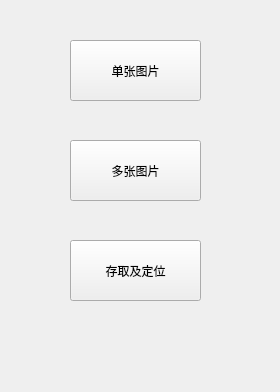
<?xml version="1.0" encoding="UTF-8"?>
<ui version="4.0">
 <class>MainWindow</class>
 <widget class="QMainWindow" name="MainWindow">
  <property name="geometry">
   <rect>
    <x>0</x>
    <y>0</y>
    <width>280</width>
    <height>392</height>
   </rect>
  </property>
  <property name="windowTitle">
   <string>试验平台</string>
  </property>
  <property name="animated">
   <bool>true</bool>
  </property>
  <widget class="QWidget" name="centralWidget">
   <widget class="QPushButton" name="OnePic">
    <property name="geometry">
     <rect>
      <x>70</x>
      <y>40</y>
      <width>131</width>
      <height>61</height>
     </rect>
    </property>
    <property name="text">
     <string>单张图片</string>
    </property>
   </widget>
   <widget class="QPushButton" name="MutiPic">
    <property name="geometry">
     <rect>
      <x>70</x>
      <y>140</y>
      <width>131</width>
      <height>61</height>
     </rect>
    </property>
    <property name="text">
     <string>多张图片</string>
    </property>
   </widget>
   <widget class="QPushButton" name="Ohters">
    <property name="geometry">
     <rect>
      <x>70</x>
      <y>240</y>
      <width>131</width>
      <height>61</height>
     </rect>
    </property>
    <property name="text">
     <string>存取及定位</string>
    </property>
   </widget>
  </widget>
 </widget>
 <layoutdefault spacing="6" margin="11"/>
 <resources/>
 <connections/>
 <slots>
  <slot>on_OnePic_clicked()</slot>
 </slots>
</ui>
